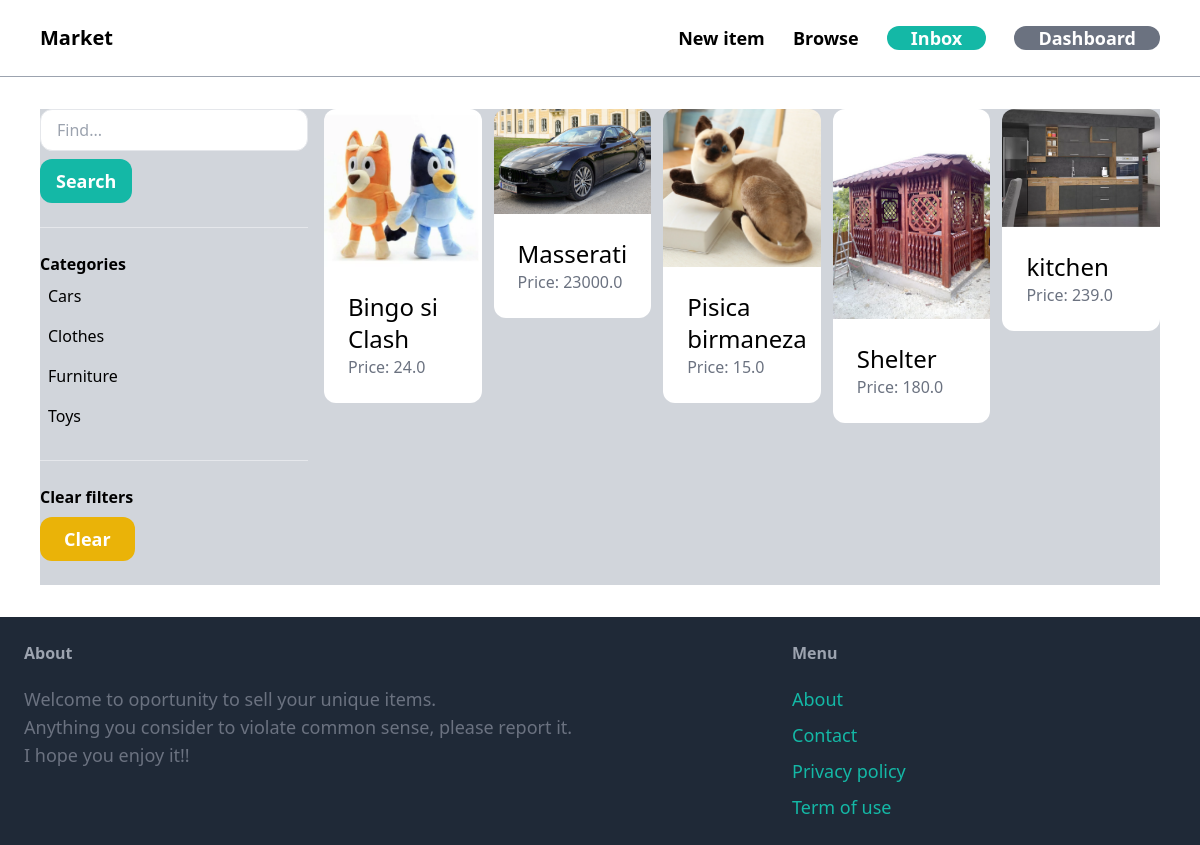
The app's page /items/ (signed in) with its own data.
### item/models.py (models this page shows, shortened)
class Category(models.Model):
    name = models.CharField(max_length=255)
    class Meta:
        ordering = ('name',)
        verbose_name_plural = 'Categories'

class Item(models.Model):
    category = models.ForeignKey(Category, related_name='items', on_delete=models.CASCADE)
    name = models.CharField(max_length=255)
    description = models.TextField(blank=True, null=True)
    price = models.FloatField()
    image = models.ImageField(upload_to='item_images', blank=True, null=True)
    is_sold = models.BooleanField(default=False)
    created_by = models.ForeignKey(User, related_name='items', on_delete=models.CASCADE)
    created_at = models.DateTimeField(auto_now_add=True)
    class Meta:
        ordering = ('name',)
        verbose_name_plural = 'Items'

### item/views.py (the view)
# urls.py: path('', views.items, name='items'),
def items(request):
    query = request.GET.get('query', '')
    category_id = request.GET.get('category', 0)
    categories = Category.objects.all()
    items = Item.objects.filter(is_sold=False)
    if category_id:
        items = items.filter(category_id=category_id)
    if query:
        items = items.filter(Q(name__icontains=query) | Q(description__icontains=query))
    return render(request, 'item/items.html', {
        'items': items,
        'query': query,
        'categories': categories,
        'category_id': int(category_id)
    })

### item/templates/item/items.html (shortened to what this page needs)
{% extends 'core/base.html' %}
{% block content %}
    <div class="pb-6 grid grid-cols-4 gap-4 bg-gray-300">
        <div  class="col-span-1">
            <form method="get" action="{% url 'item:items' %}">
                <input name="query" class="w-full py-2 px-4 border rounded-xl" type="text" value="{{ query }}" placeholder="Find...">
                <button class="mt-2 py-2 px-4 font-bold text-lg bg-teal-500 text-white rounded-xl">Search</button>
            </form>
            <hr class="my-6">
            <p class="font-bold">Categories</p>
            <ul>
                {% for category in categories %}
                    <li class="py-2 px-2 rounded-xl {% if category.id == category_id %} font-bold bg-gray-200{% endif %}">
                        <a href="{% url 'item:items' %}?query={{ query }}&category={{ category.id }}">{{ category.name }}</a>
                    </li>
                {% endfor %}
            </ul>
            <hr class="my-6">
            <p class="font-bold">Clear filters</p>
            <ul>
                <li><a href="{% url 'item:items' %}" class="mt-2 py-2 px-6 inline-block font-bold bg-yellow-500 text-lg rounded-xl text-white ">Clear</a>
        </div>
        <div class="col-span-3">
        <div class="grid grid-cols-5 gap-3">
            {% for item in items %}
                <div>
                    <a href="{% url 'item:detail' item.id %}">
                        <div>
                             <img src="{{ item.image.url }}" class="rounded-t-xl">
                        </div>
                        <div class="p-6 bg-white rounded-b-xl">
                            <h2 class="text-2xl">{{ item.name }}</h2>
                            <p class="text-gray-500">Price: {{ item.price }}</p>
                        </div>
                    </a>
                </div>
            {% endfor %}
        </div>
        </div>
    </div>
{% endblock %}

### records on screen
Category: name "Cars"
Category: name "Clothes"
Category: name "Furniture"
Category: name "Toys"
Item: image (picture), name "Bingo si Clash", price "24.0"
Item: image (picture), name "Masserati", price "23000.0"
Item: image (picture), name "Pisica birmaneza", price "15.0"
Item: image (picture), name "Shelter", price "180.0"
Item: image (picture), name "kitchen", price "239.0"
